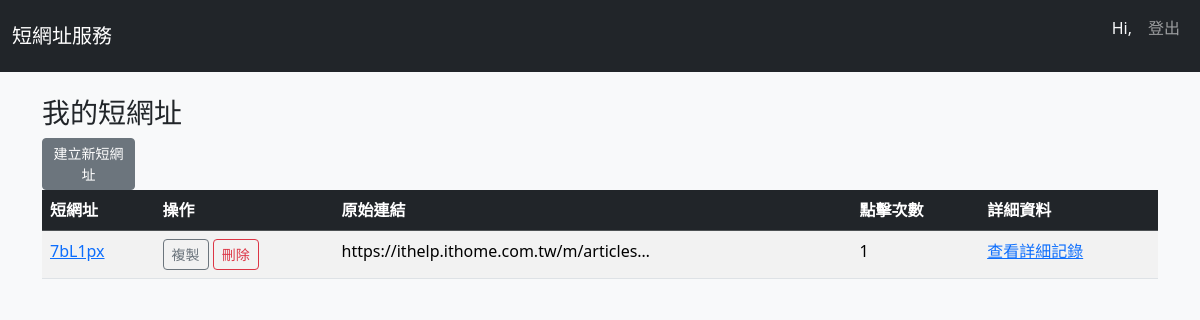
The app's page / (signed in) with its own data.
### shortener/models.py (models this page shows, shortened)
class UrlData(models.Model):
    user = models.ForeignKey(User, on_delete=models.CASCADE, related_name='urls')
    url = models.CharField(max_length=200)
    slug = models.CharField(max_length=15, unique=True)
    click_count = models.PositiveIntegerField(default=0)
    is_deleted = models.BooleanField(default=False)

### shortener/views.py (the view)
# urls.py: path('', views.my_urls, name='my_urls'),
@login_required
def my_urls(request):
    urls = UrlData.objects.filter(user=request.user, is_deleted=False)
    return render(request, 'shortener/my_urls.html', {'urls': urls})

### shortener/templates/shortener/my_urls.html (shortened to what this page needs)
{% extends 'base.html' %}
{% block content %}
<h3>我的短網址</h3>
<a class="btn btn-secondary btn-sm col-1" href="{% url 'create_short_url' %}">建立新短網址</a>
<table class="table table-striped table-hover">
    <thead class="table-dark">
        <tr>
        <th>短網址</th>
        <th>操作</th>
        <th>原始連結</th>
        <th>點擊次數</th>
        <th>詳細資料</th>
        </tr>
    </thead>
    <tbody>
        {% for url in urls %}
        <tr id="shorturlrow-{{ url.id }}">
        <td><a href="/u/{{ url.slug }}" target="_blank" id="shorturl-{{ forloop.counter }}">{{ url.slug }}</a></td>
        <td>
            <button class="btn btn-sm btn-outline-secondary" onclick="copytoclipboard('shorturl-{{ forloop.counter }}')">
             複製
            </button>
            <button class="btn btn-sm btn-outline-danger" onclick="deleteshortUrl('{{ url.id }}')">刪除</button>
        </td>
        <td>{{ url.url | truncatechars:40 }}</td>
        <td>{{ url.click_count }}</td>
        <td><a href="{% url 'url_stats' url.slug %}">查看詳細記錄</a></td>
        </tr>
        {% empty %}
        <tr><td colspan="4" class="text-center">目前沒有任何短網址。</td></tr>
        {% endfor %}
    </tbody>
</table>
{% endblock %}

### records on screen
UrlData: slug "7bL1px", url "https://ithelp.ithome.com.tw/m/articles…", click_count "1"
